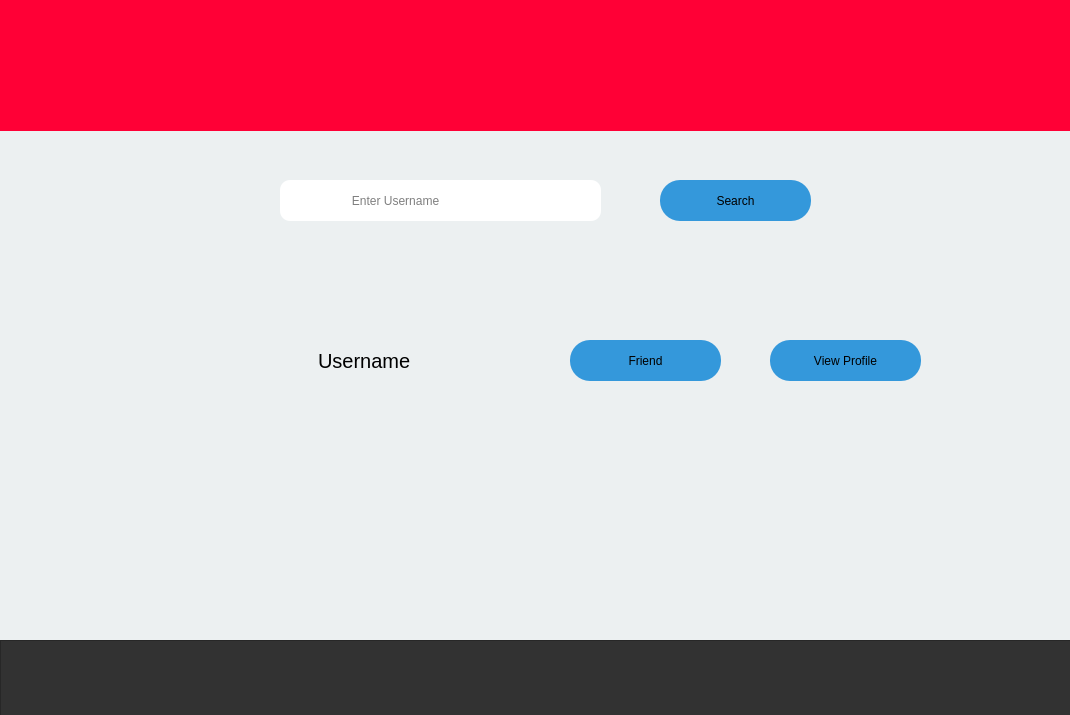
<?xml version="1.0" encoding="UTF-8"?>
<ui version="4.0">
 <class>Search_Page</class>
 <widget class="QDialog" name="Search_Page">
  <property name="geometry">
   <rect>
    <x>0</x>
    <y>0</y>
    <width>1070</width>
    <height>715</height>
   </rect>
  </property>
  <property name="sizePolicy">
   <sizepolicy hsizetype="Preferred" vsizetype="Preferred">
    <horstretch>0</horstretch>
    <verstretch>0</verstretch>
   </sizepolicy>
  </property>
  <property name="minimumSize">
   <size>
    <width>1070</width>
    <height>715</height>
   </size>
  </property>
  <property name="maximumSize">
   <size>
    <width>1070</width>
    <height>800</height>
   </size>
  </property>
  <property name="windowTitle">
   <string>Search</string>
  </property>
  <property name="styleSheet">
   <string notr="true">QDialog{
	background-color: rgb(236, 240, 241);
}
QPushButton::hover{
color:white;
}</string>
  </property>
  <widget class="QLabel" name="label">
   <property name="geometry">
    <rect>
     <x>0</x>
     <y>0</y>
     <width>2001</width>
     <height>131</height>
    </rect>
   </property>
   <property name="styleSheet">
    <string notr="true">QLabel{
background-color:rgb(255,0,54);
}</string>
   </property>
   <property name="text">
    <string/>
   </property>
  </widget>
  <widget class="QLabel" name="label_2">
   <property name="geometry">
    <rect>
     <x>10</x>
     <y>0</y>
     <width>151</width>
     <height>131</height>
    </rect>
   </property>
   <property name="styleSheet">
    <string notr="true">QLabel{border-image: url(:/Final_Logo.png);
}</string>
   </property>
   <property name="text">
    <string/>
   </property>
  </widget>
  <widget class="QFrame" name="frame">
   <property name="geometry">
    <rect>
     <x>0</x>
     <y>640</y>
     <width>2001</width>
     <height>81</height>
    </rect>
   </property>
   <property name="styleSheet">
    <string notr="true">QFrame{
background-color: rgb(50,50,50);
}</string>
   </property>
   <property name="frameShape">
    <enum>QFrame::StyledPanel</enum>
   </property>
   <property name="frameShadow">
    <enum>QFrame::Raised</enum>
   </property>
   <widget class="QPushButton" name="home">
    <property name="geometry">
     <rect>
      <x>190</x>
      <y>10</y>
      <width>61</width>
      <height>61</height>
     </rect>
    </property>
    <property name="styleSheet">
     <string notr="true">QPushButton{
	border-image: url(:/home.png);
border-radius:10px;
min-height:20px;
min-width:20px;
}</string>
    </property>
    <property name="text">
     <string/>
    </property>
   </widget>
   <widget class="QPushButton" name="search">
    <property name="geometry">
     <rect>
      <x>340</x>
      <y>16</y>
      <width>41</width>
      <height>51</height>
     </rect>
    </property>
    <property name="styleSheet">
     <string notr="true">QPushButton{
	border-image: url(:/search.png);
border-radius:10px;
min-height:20px;
min-width:20px;
}</string>
    </property>
    <property name="text">
     <string/>
    </property>
   </widget>
   <widget class="QPushButton" name="cloud">
    <property name="geometry">
     <rect>
      <x>480</x>
      <y>10</y>
      <width>61</width>
      <height>61</height>
     </rect>
    </property>
    <property name="styleSheet">
     <string notr="true">QPushButton{
border-radius:10px;
	border-image: url(:/cloud-computing.png);
min-height:20px;
min-width:20px;
}</string>
    </property>
    <property name="text">
     <string/>
    </property>
   </widget>
   <widget class="QPushButton" name="notification">
    <property name="geometry">
     <rect>
      <x>640</x>
      <y>16</y>
      <width>51</width>
      <height>51</height>
     </rect>
    </property>
    <property name="styleSheet">
     <string notr="true">QPushButton{
	border-image: url(:/notification.png);
border-radius:10px;
min-height:20px;
min-width:20px;
}</string>
    </property>
    <property name="text">
     <string/>
    </property>
   </widget>
   <widget class="QPushButton" name="user">
    <property name="geometry">
     <rect>
      <x>770</x>
      <y>14</y>
      <width>61</width>
      <height>51</height>
     </rect>
    </property>
    <property name="styleSheet">
     <string notr="true">QPushButton{
	border-image: url(:/man-user.png);
border-radius:10px;
min-height:20px;
min-width:20px;
}</string>
    </property>
    <property name="text">
     <string/>
    </property>
   </widget>
  </widget>
  <widget class="QLineEdit" name="enter_username_lineEdit">
   <property name="geometry">
    <rect>
     <x>280</x>
     <y>180</y>
     <width>321</width>
     <height>41</height>
    </rect>
   </property>
   <property name="layoutDirection">
    <enum>Qt::LeftToRight</enum>
   </property>
   <property name="styleSheet">
    <string notr="true">QLineEdit{
border-radius:10px;
padding-left:10px;
}</string>
   </property>
   <property name="text">
    <string/>
   </property>
   <property name="placeholderText">
    <string>                  Enter Username</string>
   </property>
  </widget>
  <widget class="QPushButton" name="search_button">
   <property name="geometry">
    <rect>
     <x>660</x>
     <y>180</y>
     <width>151</width>
     <height>41</height>
    </rect>
   </property>
   <property name="styleSheet">
    <string notr="true">QPushButton{
border-radius:20px;
background-color:rgb(52, 152, 219);
font: 14pt &quot;Ubuntu&quot;;
}</string>
   </property>
   <property name="text">
    <string>Search</string>
   </property>
  </widget>
  <widget class="QPushButton" name="make_friend_button">
   <property name="geometry">
    <rect>
     <x>570</x>
     <y>340</y>
     <width>151</width>
     <height>41</height>
    </rect>
   </property>
   <property name="styleSheet">
    <string notr="true">QPushButton{
border-radius:20px;
background-color:rgb(52, 152, 219);
font: 14pt &quot;Ubuntu&quot;;
}</string>
   </property>
   <property name="text">
    <string>Friend</string>
   </property>
  </widget>
  <widget class="QLabel" name="display_username_label">
   <property name="geometry">
    <rect>
     <x>250</x>
     <y>340</y>
     <width>251</width>
     <height>41</height>
    </rect>
   </property>
   <property name="font">
    <font>
     <pointsize>15</pointsize>
    </font>
   </property>
   <property name="text">
    <string>Username</string>
   </property>
   <property name="indent">
    <number>68</number>
   </property>
  </widget>
  <widget class="QPushButton" name="view_profile_button">
   <property name="geometry">
    <rect>
     <x>770</x>
     <y>340</y>
     <width>151</width>
     <height>41</height>
    </rect>
   </property>
   <property name="styleSheet">
    <string notr="true">QPushButton{
border-radius:20px;
background-color:rgb(52, 152, 219);
font: 14pt &quot;Ubuntu&quot;;
}</string>
   </property>
   <property name="text">
    <string>View Profile</string>
   </property>
  </widget>
  <zorder>label</zorder>
  <zorder>frame</zorder>
  <zorder>label_2</zorder>
  <zorder>enter_username_lineEdit</zorder>
  <zorder>search_button</zorder>
  <zorder>make_friend_button</zorder>
  <zorder>display_username_label</zorder>
  <zorder>view_profile_button</zorder>
 </widget>
 <layoutdefault spacing="6" margin="11"/>
 <resources/>
 <connections/>
</ui>
